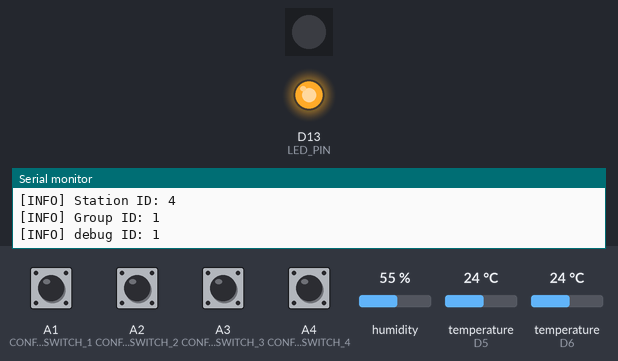
A program run on a simulated Adafruit Feather M0. On the bench: 1 RGB LEDs in strip order, left to right, output pins drawn as LEDs (lit = HIGH), the last lines printed to the serial monitor. The inputs (shaded band) are chosen by the test bench; at power-on: A1 (CONFIG_SWITCH_1), A2 (CONFIG_SWITCH_2), A3 (CONFIG_SWITCH_3), A4 (CONFIG_SWITCH_4) HIGH, humidity 55 %, temperature (sensors on D5, D6) 24 °C. The strip is taken to match the declared colour order; no radio packets arrive unless stated; pins used as bus, display or sensor lines are not drawn.

Above: at 0.1 s.
At 4.0 s:
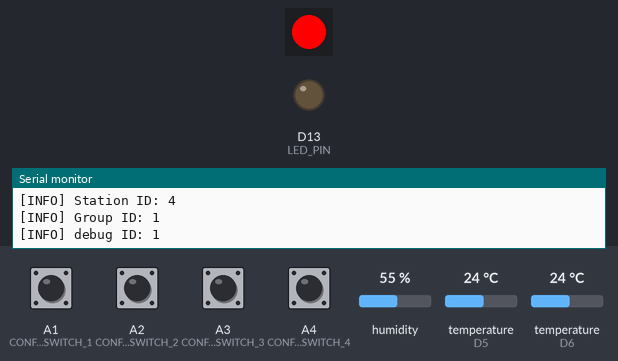
At 5.0 s:
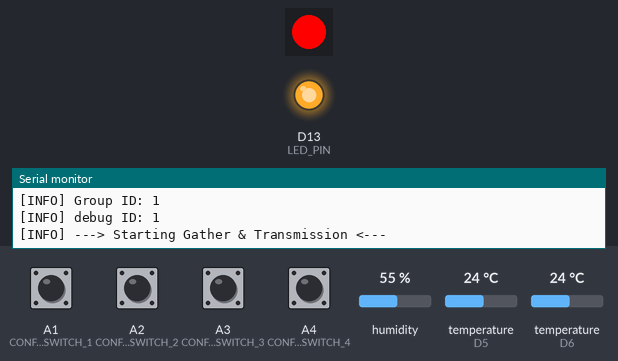
At 8.8 s:
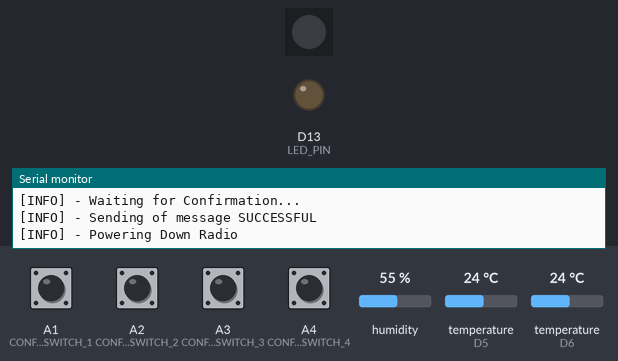
Timing chart, 0 to 10.3 s (numbered marks = the images above):
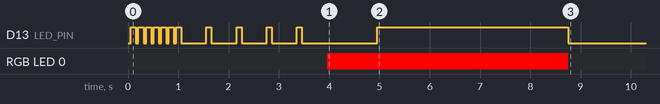

Measured:
- by itself, D13 (LED_PIN): goes 6 × (LOW 0.05 s, HIGH 0.10 s), 4 × (LOW 0.50 s, HIGH 0.10 s), LOW 1.5 s, HIGH 3.8 s, then LOW
- by itself, RGB LED 0: off → RGB(255, 0, 0) at 4.0 s, → off 4.8 s later

The program:

main.cpp
```cpp
// (licence header left out)
#include <Arduino.h>
#include <main.h>
#include <SPI.h>
#include <RH_RF95.h>
#include <RTCZero.h>
#include <ArduinoLowPower.h>
#include <DHT.h>
#include <SD.h>
#include <OneWire.h>
#include <DallasTemperature.h>
#include <Adafruit_NeoPixel.h>


// Define Communication Pins
#define RFM95_CS    8
#define RFM95_INT   3
#define RFM95_RST   4

#define SD_CS       11
#define SD_MOSI     23
#define SD_SCK      24
#define SD_MISO     22

#define VBATPIN A7
#define airThermometerPin 5
#define iceThermometerPin 6
#define PIXEL_PIN 10

#define LED_PIN 13

#define CONFIG_SWITCH_1 A1  // LSB StationID
#define CONFIG_SWITCH_2 A2  // MSB StationID
#define CONFIG_SWITCH_3 A3  // GroupID
#define CONFIG_SWITCH_4 A4  // Debug Mode

// Define Frequency for LoRa Radio
#define RF95_FREQ 433.0

// Define LoRa Transmit Power
// Defaults after init are 434.0MHz, 13dBm, Bw = 125 kHz, Cr = 4/5, Sf = 128chips/symbol, CRC on

// The default transmitter power is 13dBm, using PA_BOOST.
// If you are using RFM95/96/97/98 modules which uses the PA_BOOST transmitter pin, then
// you can set transmitter powers from 5 to 23 dBm:
#define LORA_TRANSMIT_POWER 13

// Define Read Interval in ms
// 10 Seconds = 10000
// 15 Seconds = 15000
// 30 Seconds = 30000
// 1 Minute = 60000
// 5 Minutes = 300000
// 10 Minutes = 600000
// 30 Minutes = 1800000
// 60 Minutes = 3600000
#define READ_INTERVAL 600000

// Singleton instance of the radio driver
RH_RF95 rf95(RFM95_CS, RFM95_INT);

DHT dht(airThermometerPin, DHT22);
OneWire oneWire(iceThermometerPin);
DallasTemperature sensors(&oneWire);

Adafruit_NeoPixel pixel(1, PIXEL_PIN, NEO_RGB + NEO_KHZ800);

// int on samd21 = Up to 2 Billion 2,147,483,647
// We don't go above 999,999
// At one read per minute, this gives us close to 2 years uptime without rollover.
uint16_t packetnum = 1;
const uint8_t packetVersion = 2;
uint8_t station_id = 0;
uint8_t iceSensorCount = 0;
/*
bool log_to_SD = false;

File SDlogFile;
*/

//---------------------------------------------------------------------------//
//---------------------------------------------------------------------------//

void setup() {
  // Set Pin Types
  pinMode(LED_PIN, OUTPUT);

  pinMode(SD_CS, OUTPUT);
  pinMode(RFM95_RST, OUTPUT);

  pinMode(airThermometerPin, INPUT);
  pinMode(iceThermometerPin, INPUT);

  pinMode(CONFIG_SWITCH_1, INPUT_PULLUP);
  pinMode(CONFIG_SWITCH_2, INPUT_PULLUP);
  pinMode(CONFIG_SWITCH_3, INPUT_PULLUP);
  pinMode(CONFIG_SWITCH_4, INPUT_PULLUP);

  // Turn LED On
  digitalWrite(LED_PIN, HIGH);

  if (DEBUG) {
    Serial.begin(115200);
    if (BREAK_ON_DEBUG) {
      while (!Serial) ;;
      delay(100);
    }
  }

  // Turn on the SD Card / Turn off the Radio
  /* enableSD();

  if (SD.begin(SD_CS)) {
    if (DEBUG) {
      Serial.println("[INFO] SD Card Found.");
    }
    SDlogFile = SD.open("log.txt", FILE_WRITE);
    log_to_SD = true;
  } else {
    if (DEBUG) {
      Serial.println("[INFO] SD Card Not Found.");
      Serial.println("[INFO] We will only log to Console with DEBUG Set.");
    }
  }
  */

  bool config_1 = digitalRead(CONFIG_SWITCH_1);
  bool config_2 = digitalRead(CONFIG_SWITCH_2);
  bool config_3 = digitalRead(CONFIG_SWITCH_3);
  bool config_4 = digitalRead(CONFIG_SWITCH_4);

  if (DEBUG) {
    Serial.print("[INFO] StartUp - IceReader2 Client v"); Serial.println(VERSION);
    Serial.print("[INFO] StartUp - Packet Version v"); Serial.println(packetVersion);
    Serial.println("[INFO] StartUp - Switch Configurations");
    Serial.print("[INFO]  [Sw 1]: "); Serial.println(config_1);
    Serial.print("[INFO]  [Sw 2]: "); Serial.println(config_2);
    Serial.print("[INFO]  [Sw 3]: "); Serial.println(config_3);
    Serial.print("[INFO]  [Sw 4]: "); Serial.println(config_4);
    Serial.print("[INFO] StartUp - Resetting LoRa Radio... ");
  }

  /*
  enableSD();

  SDlogFile.print("[INFO] StartUp - IceReader2 Client v");
  SDlogFile.println(VERSION);
  SDlogFile.print("[INFO] StartUp - Packet Version v");
  SDlogFile.println(packetVersion);
  SDlogFile.println("[INFO] StartUp - Switch Configurations");
  SDlogFile.print("[INFO]  [Sw 1]: "); SDlogFile.println(config_1);
  SDlogFile.print("[INFO]  [Sw 2]: "); SDlogFile.println(config_2);
  SDlogFile.print("[INFO]  [Sw 3]: "); SDlogFile.println(config_3);
  SDlogFile.print("[INFO]  [Sw 4]: "); SDlogFile.println(config_4);
  SDlogFile.print("[INFO] StartUp - Resetting LoRa Radio... ");
  */

  // Turn LED Off
  digitalWrite(LED_PIN, LOW);


  enableRadio();
  resetRadio();

  /*
  enableSD();
  SDlogFile.println("Done!");
  */


  pixel.begin();

  while (!rf95.init()) {
    if (DEBUG) { Serial.println("[ERROR] StartUp - LoRa radio initalication failed"); }
    pixel.setPixelColor(0, 255, 0, 0);
    pixel.show();
    for (;;) {}
  }
  if (DEBUG) { Serial.println("[INFO] StartUp - LoRa radio initalication OK!"); }

  // Defaults after init are 434.0MHz, modulation GFSK_Rb250Fd250, +13dbM
  if (!rf95.setFrequency(RF95_FREQ)) {
    if (DEBUG) { Serial.println("[ERROR] StartUp - LoRa setFrequency failed"); }
    pixel.setPixelColor(0, 255, 0, 0);
    pixel.show();
    for (;;) {}
  }
  if (DEBUG) { Serial.print("[INFO] StartUp - LoRa Set Freq to: "); Serial.println(RF95_FREQ); }

  // Defaults after init are 434.0MHz, 13dBm, Bw = 125 kHz, Cr = 4/5, Sf = 128chips/symbol, CRC on
  rf95.setTxPower(LORA_TRANSMIT_POWER, false);
  rf95.setModeTx();

  if (DEBUG) { Serial.print("[INFO] StartUp - LoRa Set TX Power to: "); Serial.println(LORA_TRANSMIT_POWER); }

  // Ice Thermometer Startup
  sensors.begin();
  if (DEBUG) { Serial.println("[INFO] StartUp - Ice Sensors Initialized"); }
  iceSensorCount = sensors.getDeviceCount();
  if (DEBUG) {
    Serial.print("[INFO] Ice Sensors Count = ");
    Serial.println(iceSensorCount);
  }

  // Air Thermometer Startup
  dht.begin();
  if (DEBUG) { Serial.println("[INFO] StartUp - Air Sensors Initialized"); }

  // Define Station from Config Bits
  // station_id = (config_1)+(config_2*2);
  station_id = (config_1)+(config_2*2)+1;

  int groupID = config_3;
  bool debug = config_4;

  if (DEBUG) {
    Serial.print("[INFO] Station ID: ");
    Serial.println(station_id);
    Serial.print("[INFO] Group ID: ");
    Serial.println(groupID);
    Serial.print("[INFO] debug ID: ");
    Serial.println(debug);
  }

  // Blink Quickly for Init
  blinky(5, 100, 50);

  // Blink Station ID
  blinky(station_id, 100, 500);


  pixel.setPixelColor(0, 255, 0, 0);
  pixel.show();
  delay(1000);
}

//---------------------------------------------------------------------------//

// Chip Select (CS) is Active Low.  Pull it low to active the SPI line.

void enableRadio() {
  delay(10);
  if (DEBUG) { Serial.println("[INFO] Enabling Radio / Disabling SD Card"); }
  digitalWrite(RFM95_CS, LOW);
  delay(10);
  digitalWrite(SD_CS, HIGH);
}

void resetRadio() {
  digitalWrite(RFM95_RST, LOW);
  delay(10);
  digitalWrite(RFM95_RST, HIGH);
  delay(10);
}

void enableSD() {
  delay(10);
  if (DEBUG) { Serial.println("[INFO] Enabling SD Card / Disabling Radio"); }
  digitalWrite(RFM95_CS, HIGH);
  delay(10);
  digitalWrite(SD_CS, LOW);
  delay(10);
}

uint16_t checkBattery() {
  float measuredvbat = analogRead(VBATPIN);
  if (DEBUG) {
    Serial.print("[INFO] AnalogRead VBAT: ");
    Serial.println(measuredvbat);
  }
  measuredvbat *= 2;    // we divided by 2, so multiply back
  measuredvbat *= 3.3;  // Multiply by 3.3V, our reference voltage
  measuredvbat /= 1024.0;  // convert to voltage

  if (DEBUG) {
    Serial.print("[INFO] Calculated VBAT: ");
    Serial.println(measuredvbat);
  }

  return static_cast<uint16_t>(measuredvbat*100);
}

void blinky(int times, int on_delay, int off_delay) {
  for (int x = 0; x <= times; x++) {
    digitalWrite(LED_PIN, HIGH);
    delay(on_delay);
    digitalWrite(LED_PIN, LOW);
    delay(off_delay);
  }
}

//---------------------------------------------------------------------------//

void powerDown() {
  if (DEBUG) { Serial.println("[INFO] - Powering Down Microcontroller"); }
  /* SDlogFile.close(); */
  digitalWrite(13, LOW);
  LowPower.deepSleep(READ_INTERVAL);
  //  LowPower.sleep(READ_INTERVAL);
}

//---------------------------------------------------------------------------//

uint16_t readIceTemp() {
  sensors.requestTemperatures();
    float totalValue = 0.0;
  for (int x=0; x < iceSensorCount; x++) {
    float value = sensors.getTempFByIndex(x);
    totalValue = value + totalValue;
    if (DEBUG) {
      Serial.print("[INFO] Ice Temp Value Received from Sensor ");
      Serial.print(x);
      Serial.print(" :");
      Serial.println(value);
      Serial.print("[INFO] Cumulative Value from Sensors: ");
      Serial.println(totalValue);
    }
  }
  float averageValue = totalValue/iceSensorCount;
  if (DEBUG) {
    Serial.print("[INFO] Average Ice Temp Received: ");
    Serial.println(averageValue);
  }

  if (averageValue < 0 || isnan(averageValue)) {
    return 0;
  } else {
    return static_cast<uint16_t>(averageValue*100);
  }
}

uint16_t readAirTemp() {
  float value = dht.readTemperature(true);
  if (DEBUG) {
    Serial.print("[INFO] Air Temp Value Received: ");
    Serial.println(value);
  }
  if (isnan(value)) {
    return 0;
  } else {
    return static_cast<uint16_t>(value*100);
  }
}

uint16_t readAirHumidity() {
  float value = dht.readHumidity();
  if (DEBUG) {
    Serial.print("[INFO] Humidity Value Received: ");
    Serial.println(value);
  }
  if (isnan(value)) {
    return 0;
  } else {
    return static_cast<uint16_t>(value*100);
  }
}

//---------------------------------------------------------------------------//
//---------------------------------------------------------------------------//

void loop() {
  // Build datagram
  // SourceID:PacketVersion:PacketNum:IceTemp:AirTemp:AirHumidity:battery
  // 00:00:000000:0000:0000:0000:000
  // 12345678901234567890123456789012

  digitalWrite(13, HIGH);
  // delay(1000);  // Wait 1 second for radio to power up.
  // rf95.setModeIdle();
  // delay(1000);

  if (DEBUG) { Serial.println("[INFO] ---> Starting Gather & Transmission <---"); }

  uint16_t iceTempF = readIceTemp();
  uint16_t airTempF = readAirTemp();
  uint16_t humidity = readAirHumidity();
  uint16_t battery = checkBattery();

  if (iceTempF < 27) {
    if (DEBUG) { Serial.println("[INFO] Ice Temp < 27, Blue Pixel"); }
  } else if (iceTempF <= 29) {
    if (DEBUG) { Serial.println("[INFO] Ice Temp < 29, Yelow Pixel"); }
  } else {
      if (DEBUG) { Serial.println("[INFO] Ice Temp > 29, Red Pixel"); }
  }

  if (DEBUG) {
    Serial.print("[INFO] station_id: "); Serial.println(station_id);
    Serial.print("[INFO] packetVersion: "); Serial.println(packetVersion);
    Serial.print("[INFO] packetNum: "); Serial.println(packetnum);
    Serial.print("[INFO] IceTemp: "); Serial.println(iceTempF);
    Serial.print("[INFO] AirTemp: "); Serial.println(airTempF);
    Serial.print("[INFO] Humidity: "); Serial.println(humidity);
    Serial.print("[INFO] Battery: "); Serial.println(battery);
  }

  // Note: Size 32. 31 Usable. End of Array is '\0'
  char radiopacket[32] = "00:00:000000:0000:0000:0000:000";
  // char radiopacket[32];

  int8_t checkLength = snprintf(radiopacket, sizeof(radiopacket),
   "%02u:%02u:%06u:%04u:%04u:%04u:%03u",
   station_id, packetVersion, packetnum, iceTempF, airTempF, humidity, battery);

  if (checkLength >= sizeof(radiopacket) || checkLength < 0) {
    if (DEBUG) {
      Serial.println("[ERROR] - snprintf overrun of radiopacket array");
      Serial.print("[ERROR] - snprintf returned length of: "); Serial.println(checkLength);
      Serial.print("[ERROR] - radiopacket size is: "); Serial.println(sizeof(radiopacket));
    }
  }

  // snprintf(radiopacket, sizeof(radiopacket),
  //  "%0d:%2.1f:%06d:%04.1f:%04.1f:%04.1f:%3.2f",
  //  station_id, packetVersion, packetnum, iceTempF, airTempF, humidity, battery);

  if (DEBUG) { Serial.print("[INFO] - Message To Send: "); Serial.println(radiopacket); }
  if (DEBUG) { Serial.println("[INFO] - Sending..."); }
  delay(10);

//  rf95.send((uint8_t *)radiopacket, 33);
//  rf95.send((uint8_t *)radiopacket, sizeof(radiopacket));

  rf95.send(reinterpret_cast<uint8_t *>(radiopacket), sizeof(radiopacket));

  if (DEBUG) { Serial.println("[INFO] - Waiting for Confirmation..."); }
  delay(10);
  // if (!rf95.waitPacketSent()) {
  //    if (DEBUG) { Serial.println("[ERROR] - Sending of message UNSUCCESSFUL"); }
  // } else {
    // Our Packet number is included in the sent packet.  We only leave room
    // for 6 numbers.  This resets it to keep the packet from overflowing.
    if (packetnum >= 999999) {
      packetnum = 1;
    } else {
      packetnum++;
    }
    if (DEBUG) { Serial.println("[INFO] - Sending of message SUCCESSFUL"); }
    // pixel.setPixelColor(0, 0, 0, 255);
    // pixel.show();
    delay(3000);
  // }

  // Turn off the Radio
  if (DEBUG) { Serial.println("[INFO] - Powering Down Radio"); }
  rf95.sleep();

  digitalWrite(13, LOW);
  pixel.clear();
  pixel.show();
  delay(12000);  // Pause for 12 seconds before powering down.
  if (DEBUG) {
    delay(READ_INTERVAL);
  } else {
    powerDown();
  }
}
```

main.h
```cpp
// (licence header left out)
#ifndef SRC_MAIN_H_
#define SRC_MAIN_H_

#define VERSION 1.5
#define DEBUG 1
#define BREAK_ON_DEBUG 0

uint16_t checkBattery();
void powerDown();
uint16_t readIceTemp();
uint16_t readAirTemp();
uint16_t readAirHumidity();
void blinky(int, int, int);

void enableRadio();
void resetRadio();
void enableSD();

#endif  // SRC_MAIN_H_
```
